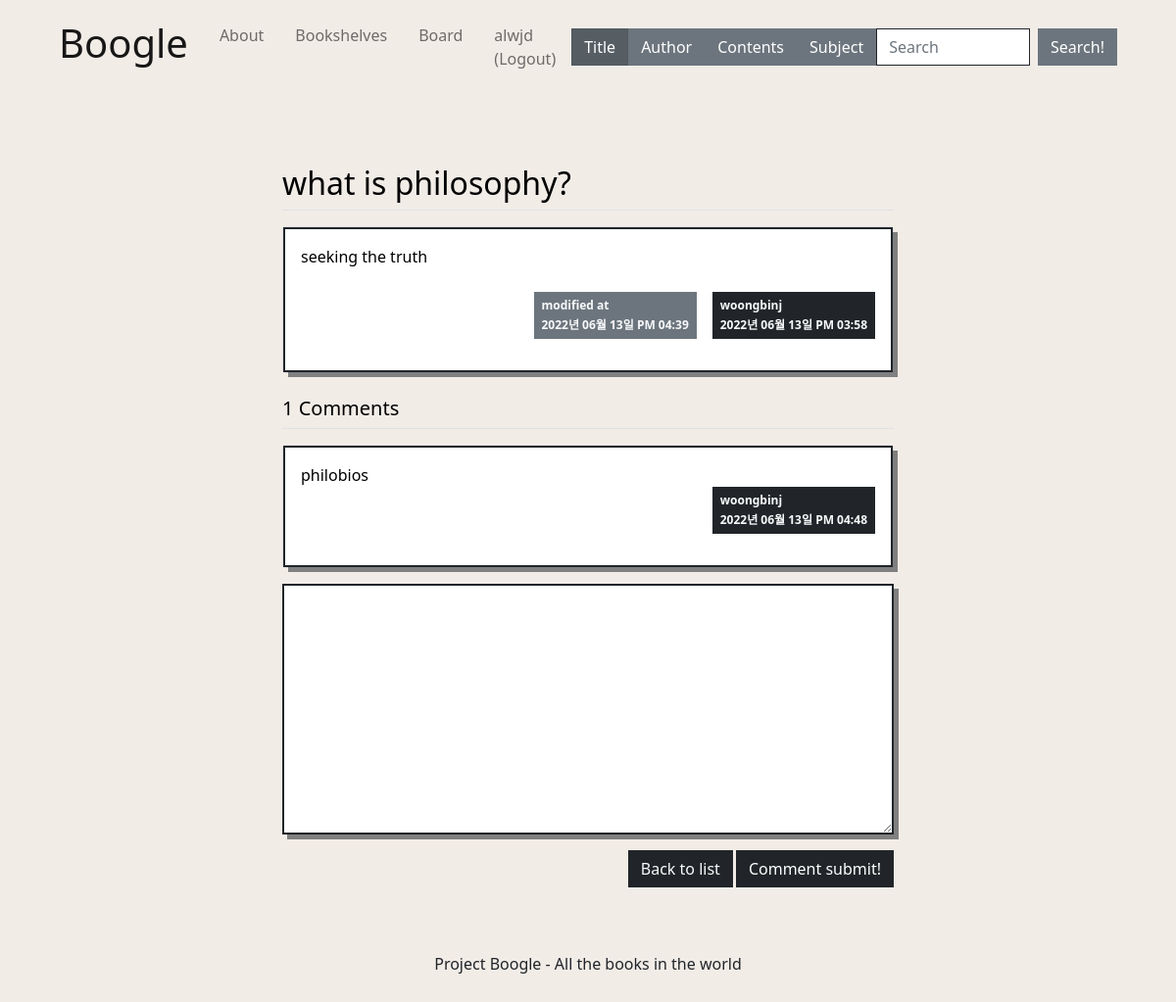
The page /question/detail/5/ (signed in) on the database its author committed.
### pybo/models.py (models this page shows)
class User(db.Model):
    __tablename__ = 'user'   #테이블 이름 : user
    id = db.Column(db.Integer, primary_key = True)   #id를 프라이머리키로 설정
    username = db.Column(db.String(8), nullable = False)
    email = db.Column(db.String(32), nullable = False)
    password = db.Column(db.String(64), nullable = False)

class Question(db.Model):
    id = db.Column(db.Integer, primary_key=True)
    subject = db.Column(db.String(200), nullable=False)
    content = db.Column(db.Text(), nullable=False)
    create_date = db.Column(db.DateTime(), nullable=False)
    modify_date = db.Column(db.DateTime(), nullable=True)
    user_id = db.Column(db.Integer, db.ForeignKey('user.id', ondelete='CASCADE'), nullable=False)
    user = db.relationship('User', backref=db.backref('question_set'))

class Answer(db.Model):
    id = db.Column(db.Integer, primary_key=True)
    question_id = db.Column(db.Integer, db.ForeignKey('question.id', ondelete='CASCADE'))
    question = db.relationship('Question', backref=db.backref('answer_set', cascade='all, delete-orphan'))
    content = db.Column(db.Text(), nullable=False)
    create_date = db.Column(db.DateTime(), nullable=False)
    modify_date = db.Column(db.DateTime(), nullable=True)
    user_id = db.Column(db.Integer, db.ForeignKey('user.id', ondelete='CASCADE'), nullable=False)
    user = db.relationship('User', backref=db.backref('answer_set'))

### pybo/views/question_views.py (the view)
@bp.route('/detail/<int:question_id>/')
def detail(question_id):
    form = AnswerForm()
    question = Question.query.get_or_404(question_id)
    return render_template('question/question_detail.html', question=question, form=form)

### pybo/forms.py
class AnswerForm(FlaskForm):
    content = TextAreaField('내용', validators=[DataRequired('Content is a required entry.')])

### pybo/filter.py (called while the page is built)
def format_datetime(value, fmt='%Y년 %m월 %d일 %p %I:%M'):
    return value.strftime(fmt)

### pybo/views/auth_views.py (called while the page is built)
@bp.before_app_request
def load_logged_in_user():
    user_id = session.get('user_id')
    if user_id is None:
        g.user = None
    else:
        g.user = User.query.get(user_id)

### pybo/templates/question/question_detail.html (shortened to what this page needs)
{% extends 'main/base.html' %}
{% block head %}
{{ super() }}
    <link rel="stylesheet" href="{{ url_for('static', filename='css/bootstrap.min.css') }}">
    <link rel="stylesheet" href="{{ url_for('static', filename='css/question_detail.css') }}">
{% endblock %}
{% block content %}
    <div class="container my-3">
        <h2 class="border-bottom py-2">{{ question.subject }}</h2>
        <div class="card my-3">
            <div class="card-body border border-dark border-2 rounded-0" style="box-shadow: 5px 5px grey;">
                <div class="card-text" style="white-space: pre-line;">{{ question.content }}</div>
                <div class="d-flex justify-content-end">
                    {% if question.modify_date %}
                    <div class="badge bg-secondary text-light p-2 text-start mx-3 rounded-0">
                        <div class="mb-2">modified at</div>
                        <div>{{ question.modify_date|datetime }}</div>
                    </div>
                    {% endif %}
                    <div class="badge bg-dark text-light p-2 rounded-0 text-start">
                        <div class="mb-2">{{ question.user.username }}</div>
                        <div>{{ question.create_date|datetime }}</div>
                    </div>
                </div>
            </div>
        </div>
        <h5 class="border-bottom my-3 py-2">{{ question.answer_set|length }} Comments</h5>
        {% for answer in question.answer_set %}
        <div class="card my-3">
            <div class="card-body border border-dark border-2 rounded-0" style="box-shadow: 5px 5px grey;">
                <div class="card-text" style="white-space: pre-line;">{{ answer.content }}</div>
                <div class="d-flex justify-content-end">
                    <div class="badge bg-dark p-2 text-light rounded-0 text-start">
                        <div class="mb-2">{{ answer.user.username }}</div>
                        <div>{{ answer.create_date|datetime }}</div>
                    </div>
                </div>
            </div>
        </div>
        {% endfor %}
        <form action="{{ url_for('answer.create', question_id=question.id) }}" method="post" class="my-3" style="box-shadow: 5px 5px grey;">
            <div class="mb-3">
                <textarea {% if not g.user %}disabled{% endif %} name="content" id="content" class="form-control border border-dark border-2 rounded-0" rows="10"></textarea>
            </div>
            <input type="submit" value="Comment submit!" class="btn btn-dark rounded-0 font-weight-bold" style="float:right; margin-left:3px;">
            <a href="{{ url_for('question.board') }}" class="btn btn-dark text-light rounded-0 font-weight-bold" style="float:right;">Back to list</a>
        </form>
    </div>
{% endblock %}

### pybo/templates/main/base.html (shortened to what this page needs)
<!DOCTYPE html>
<html lang="eng">
    <head>
        {% block head %}
        <link rel="stylesheet" href="{{ url_for('static', filename='css/bootstrap.min.css')}}">
        <link rel="stylesheet" href="https://cdn.jsdelivr.net/npm/bootstrap-icons@1.8.3/font/bootstrap-icons.css">
        <link rel="stylesheet" href="{{ url_for('static', filename='css/base.css')}}">
        {% endblock %}
    </head>
    <body class="d-flex flex-column min-vh-100">
      <nav class="navbar navbar-expand-lg navbar-light bg-transparent mx-5">
        <div class="container-fluid">
          <a class="navbar-brand" href ="{{ url_for('main.index') }}"><h1>Boogle</h1></a>
          <div class="collapse navbar-collapse" id="navbarSupportedContent">
            <ul class="navbar-nav me-auto mb-2 mb-lg-0">
              <li class="nav-item">
                <a class="nav-link m-2" href ="{{ url_for('main.about') }}">About</a>
              </li>
              <li class="nav-item">
                <a class="nav-link m-2" href ="{{ url_for('book.bookshelves') }}">Bookshelves</a>
              </li>
              <li class="nav-item">
                <a class="nav-link m-2" href ="{{ url_for('question.board') }}">Board</a>
              </li>
              {% if g.user %}
                <li class="nav-item">
                  <a class="nav-link m-2" href="{{ url_for('auth.logout') }}">{{ g.user.username }} (Logout)</a>
                </li>
              {% endif %}
            </ul>
            <form class="d-flex" method="get" action="{{ url_for('book.search') }}">
              <label class="btn btn-secondary rounded-0" for="option1">Title</label>
              <label class="btn btn-secondary rounded-0" for="option2">Author</label>
              <label class="btn btn-secondary rounded-0" for="option3">Contents</label>
              <label class="btn btn-secondary rounded-0" for="option4">Subject</label>
              <input class="form-control me-2 border-dark rounded-0" type="search" name="book" placeholder="Search" aria-label="Search" id="book" rows="3">
              <button class="btn btn-secondary border-secondary rounded-0" type="submit">Search!</button>
            </form>
          </div>
        </div>
      </nav>
      <section class="m-5">
        <div class="content-container">
          <div class="row gx-4 gx-lg-5 justify-content-center">
            <div class="col-md-8">
              {% block content %}{% endblock %}
            </div>
          </div>
        </div>
      </section>
      <footer class="py-5 mt-auto">
        <div class="page-bottom">
          <div class="copyright">
            Project Boogle - All the books in the world
          </div>
        </div>
      </footer>
    </body>
</html>

### pybo/static/css/base.css (style rules this page uses)
body, html { margin: 0; background: #F2ECE7 !important; color: black; font-family: 'Inter', sans-serif; min-height: 100vh; width: 100%; display: -webkit-box; display: -ms-flexbox; display: flex; -webkit-box-orient: horizontal; -webkit-box-direction: normal; -ms-flex-direction: column; flex-direction: column; -webkit-box-align: center; -ms-flex-align: center; }
* { box-sizing: border-box; }
body { min-height: 100%; }
a:link { color : black; text-decoration: none; }
.content-container { flex:1; color: black; }
.page-bottom { height: 30px; position: relative; transform: translateY(-100%); width: 100%; }
.copyright { text-align: center; }

### rows shown on the page
User: user.username "alwjd"
Question: subject "what is philosophy?", content "seeking the truth", modify_date "2022년 06월 13일 PM 04:39", create_date "2022년 06월 13일 PM 03:58"
User: user.username "woongbinj"
Answer: content "philobios", user.username "woongbinj", create_date "2022년 06월 13일 PM 04:48"

### other values the page prints
{{ question.answer_set|length }} "1"
